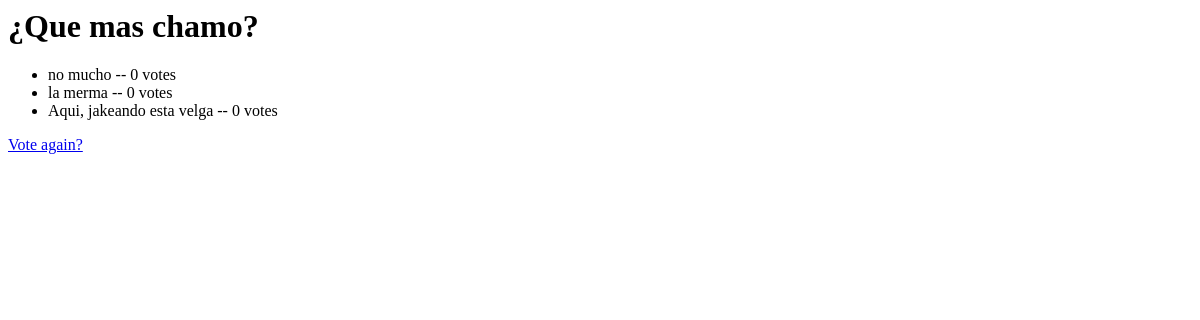
The app's page /encuestas/1/resultados/, older data.
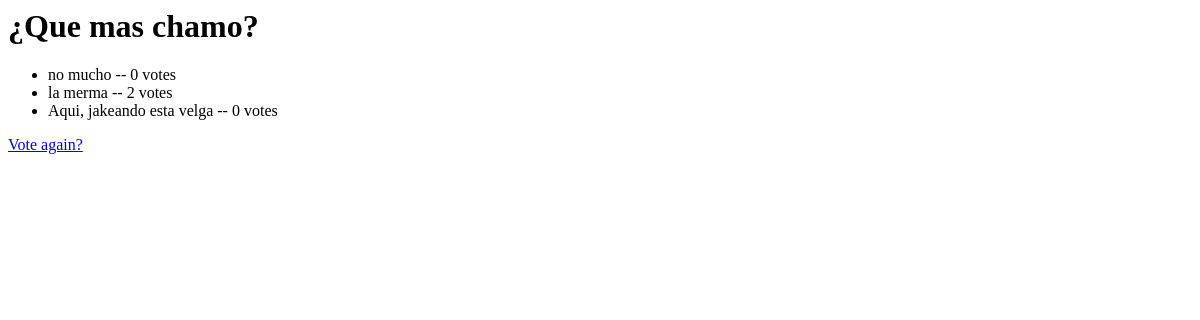
The same page, newer data.
### encuestas/models.py (models this page shows, shortened)
class Poll(models.Model):
	question = models.CharField(max_length=200)
	pub_date = models.DateTimeField('date published')
	def fue_recientemente_publicado(self):
		return	self.pub_date >= timezone.now() - datetime.timedelta(days=1)
	fue_recientemente_publicado.admin_order_field = 'pub_date'
	fue_recientemente_publicado.short_description = 'Published recently?'
	fue_recientemente_publicado.boolean = True

class Choice(models.Model):
	poll = models.ForeignKey(Poll)
	choice_text = models.CharField(max_length=200)
	votes = models.IntegerField(default=0)

### encuestas/views.py (the view)
# urls.py: url(r'^(?P<poll_id>\d+)/resultados/$', views.resultados, name='resultados'),
def resultados(request, poll_id):
	poll = get_object_or_404(Poll, pk=poll_id)
	return render(request, 'encuestas/resultados.html', {'poll': poll})

### encuestas/templates/encuestas/resultados.html
<h1>{{ poll.question }}</h1>
<ul>
{% for choice in poll.choice_set.all %}
<li>{{ choice.choice_text }} -- {{ choice.votes }} vote{{ choice.votes|pluralize }}</li>
{% endfor %}
</ul>
<a href="{% url 'encuestas:detalles' poll.id %}">Vote again?</a>

Row changes from the older to the newer data that the page shows:
changed Choice "la merma": votes "0" → "2"
